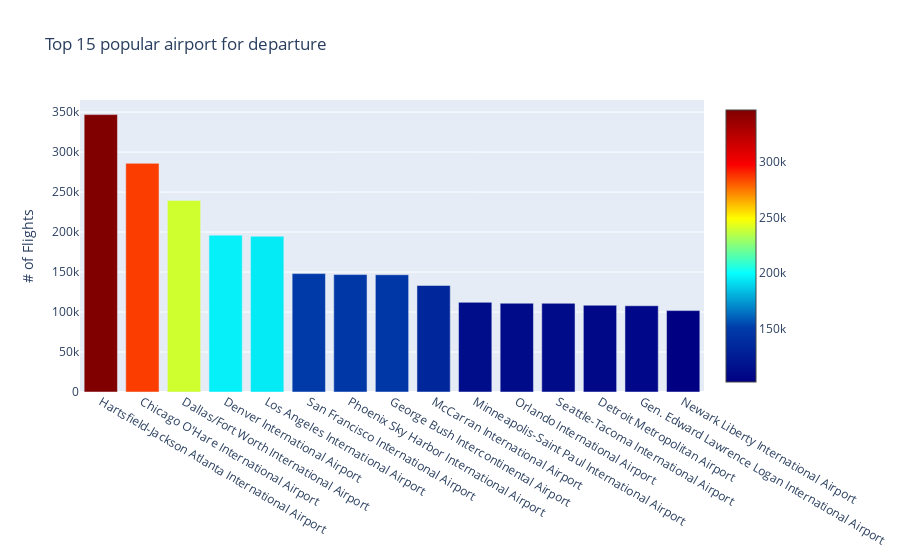

The notebook cell this image was saved under:
### Code cell
trace = go.Bar(
    x=airport.index,
    y=airport.values,
    marker=dict(
        color = airport.values,
        colorscale='Jet',
        showscale=True
    )
)

data = [trace]
layout = go.Layout(
    title='Top 15 popular airport for departure', 
    yaxis = dict(title = '# of Flights')
)

fig = go.Figure(data=data, layout=layout)
#for showing on the notbook
py.iplot(fig)

### Figure 1 — Plotly figure (JSON) as saved in the notebook; plotly's stock layout.template omitted (floating-point values rounded to 4 significant figures)
{"data": [{"marker": {"color": [346836, 285884, 239551, 196055, 194673, 148008, 146815, 146622, 133181, 112117, 110982, 110899, 108500, 107847, 101772], "colorscale": [[0, "rgb(0,0,131)"], [0.2, "rgb(0,60,170)"], [0.4, "rgb(5,255,255)"], [0.6, "rgb(255,255,0)"], [0.8, "rgb(250,0,0)"], [1, "rgb(128,0,0)"]], "showscale": true}, "type": "bar", "x": ["Hartsfield-Jackson Atlanta International Airport", "Chicago O'Hare International Airport", "Dallas/Fort Worth International Airport", "Denver International Airport", "Los Angeles International Airport", "San Francisco International Airport", "Phoenix Sky Harbor International Airport", "George Bush Intercontinental Airport", "McCarran International Airport", "Minneapolis-Saint Paul International Airport", "Orlando International Airport", "Seattle-Tacoma International Airport", "Detroit Metropolitan Airport", "Gen. Edward Lawrence Logan International Airport", "Newark Liberty International Airport"], "y": [346836, 285884, 239551, 196055, 194673, 148008, 146815, 146622, 133181, 112117, 110982, 110899, 108500, 107847, 101772]}], "layout": {"title": {"text": "Top 15 popular airport for departure"}, "yaxis": {"title": {"text": "# of Flights"}}}}
